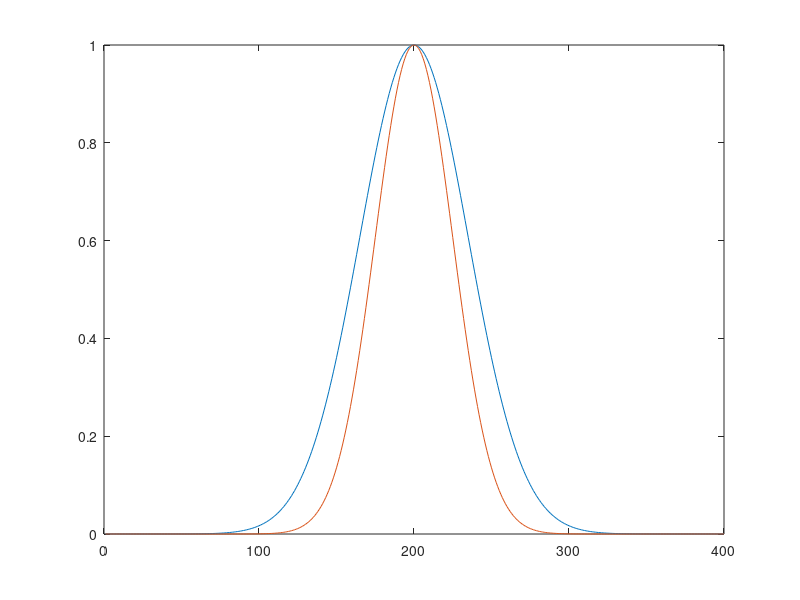

Write MATLAB code to recreate this figure. (Note: this script raises an error after producing the figure.)
% mutation 1D plotter

clear

% global r_ h_ sigma_ de_ f_ k_ c ;
global b beta_ mu_;

datapath = 'C:\Documents and Settings\kimberly\Desktop\MATLAB\immune2012_data\';
%datapath = 'C:\Users\Kimberly\dropbox\research\MATLAB\immune2012_data\';
tfilename = [datapath 'tpaper1.txt'];
Pfilename = [datapath 'Ppaper1.txt'];
Nfilename = [datapath 'Npaper1.txt'];
Efilename = [datapath 'Epaper1.txt'];
Mfilename = [datapath 'Mpaper1.txt'];

days = 10;       % total days run

% dimensions of 1D shape space
Pdim1 = 400;
Ldim1 = 400;
x0 = 200;

b = 35;
beta_ = 25;

% % gammas & lambdas
gammas1D = zeros(Pdim1,Ldim1);
lambdas1D = zeros(Pdim1,1);
p_ = (1-exp(-1*((Pdim1)^2)/(8*beta_^2)))^(-1);
for i=1:Pdim1;
    lambdas1D(i) = 1 - p_*(1-exp(-1*((i-x0)^2)/(2*beta_^2)));
    for j=1:Ldim1;
        gammas1D(i,j) = exp(-1*((i-j)^2)/(2*b^2));
    end
end

figure
plot((1:Pdim1),gammas1D(:,x0),(1:Pdim1),lambdas1D)

% data and time vector
tplot = csvread(tfilename);
Pplot = csvread(Pfilename);
Nplot = csvread(Nfilename);
Eplot = csvread(Efilename);
Mplot = csvread(Mfilename);

n_ts = size(tplot);


% plot of total pathogen v. total lymphocyte population
    Ptot = sum(Pplot,2);
    Ntot = sum(Nplot,2);
    Etot = sum(Eplot,2);
    Mtot = sum(Mplot,2);
    figure
    semilogy(tplot,Ptot,tplot,Ntot+Mtot+Etot)
    axis([0 days 1 10^9])
    
% % plot of initial and final P-distributions    
%     figure
%     plot((1:Pdim1),Pplot(1,:))
%     axis([0 Pdim1 0 12])
%     
%     figure
%     plot((1:Pdim1),Pplot(end,:))
%     
%     figure 
%     plot((1:Pdim1),Nplot(end,:))
% 
%     figure 
%     plot((1:Pdim1),Eplot(end,:))
% 
%     figure 
%     plot((1:Pdim1),Mplot(end,:))
%     
% contour plots of PNEM populations over time
% NOTE these plots ARE ABSOLUTELY properly time-normalised
    
    Yaxis = tplot;
    Xaxis = (1:1:Pdim1);
    figure
    v = [1 10 50 100 200 300 500:500:10000];
    contour(Xaxis,Yaxis,Pplot,v)
    axis([0 400 0 10])
    v = [ mu_ 1 ];
    figure
    contour(Xaxis,Yaxis,Pplot,v)

%     Xaxis = (1:1:Ldim1);
%     figure
%     v = [0:0.5:3];
%     contour(Xaxis,Yaxis,Nplot,v)
%     
%     figure
%     v = [1 10 50 100 200 300 500:500:10000];
%     contour(Xaxis,Yaxis,Eplot,v)
% 
%     figure
%     v = [1 10 50 100 200 300 500:500:10000];
%     contour(Xaxis,Yaxis,Mplot,v)
